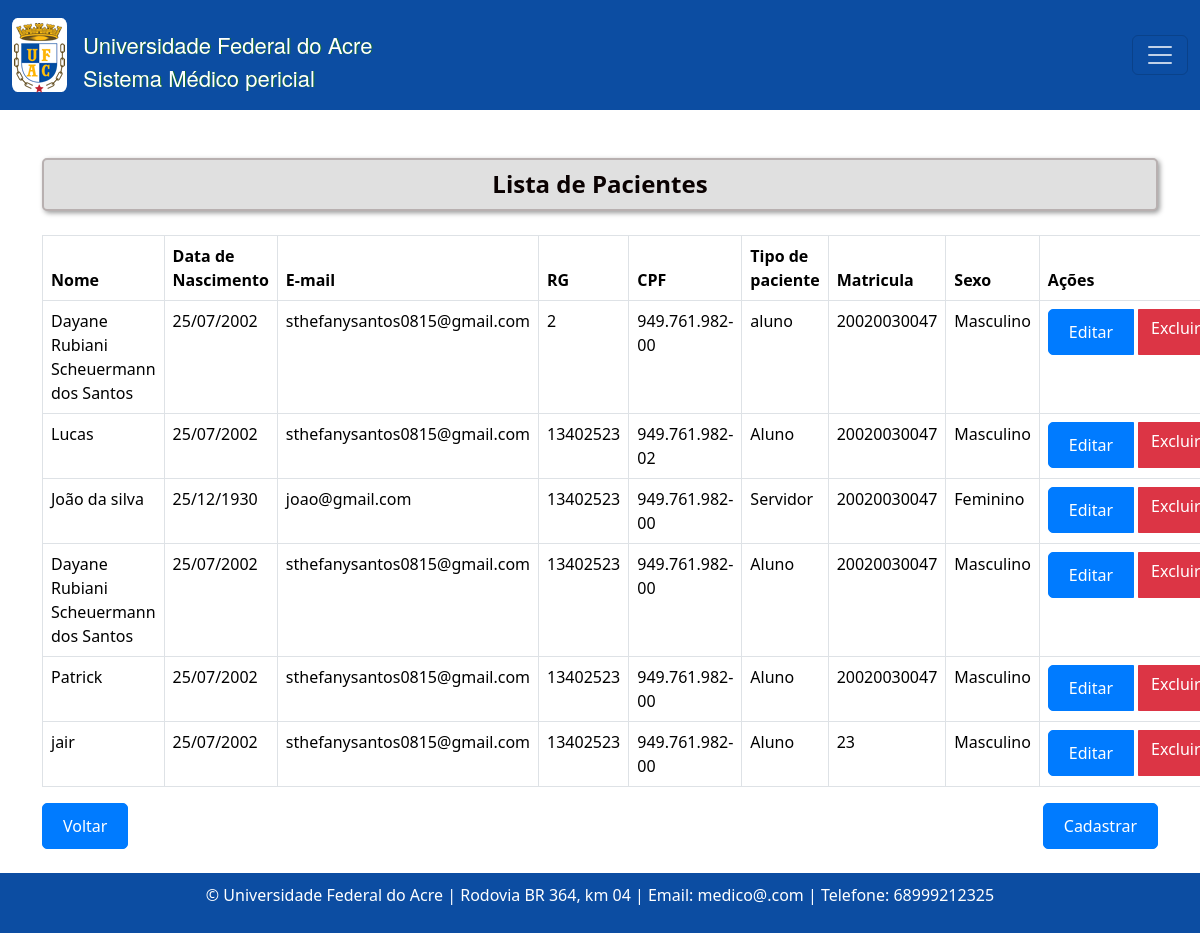
The app's page /pacientes/, older data.
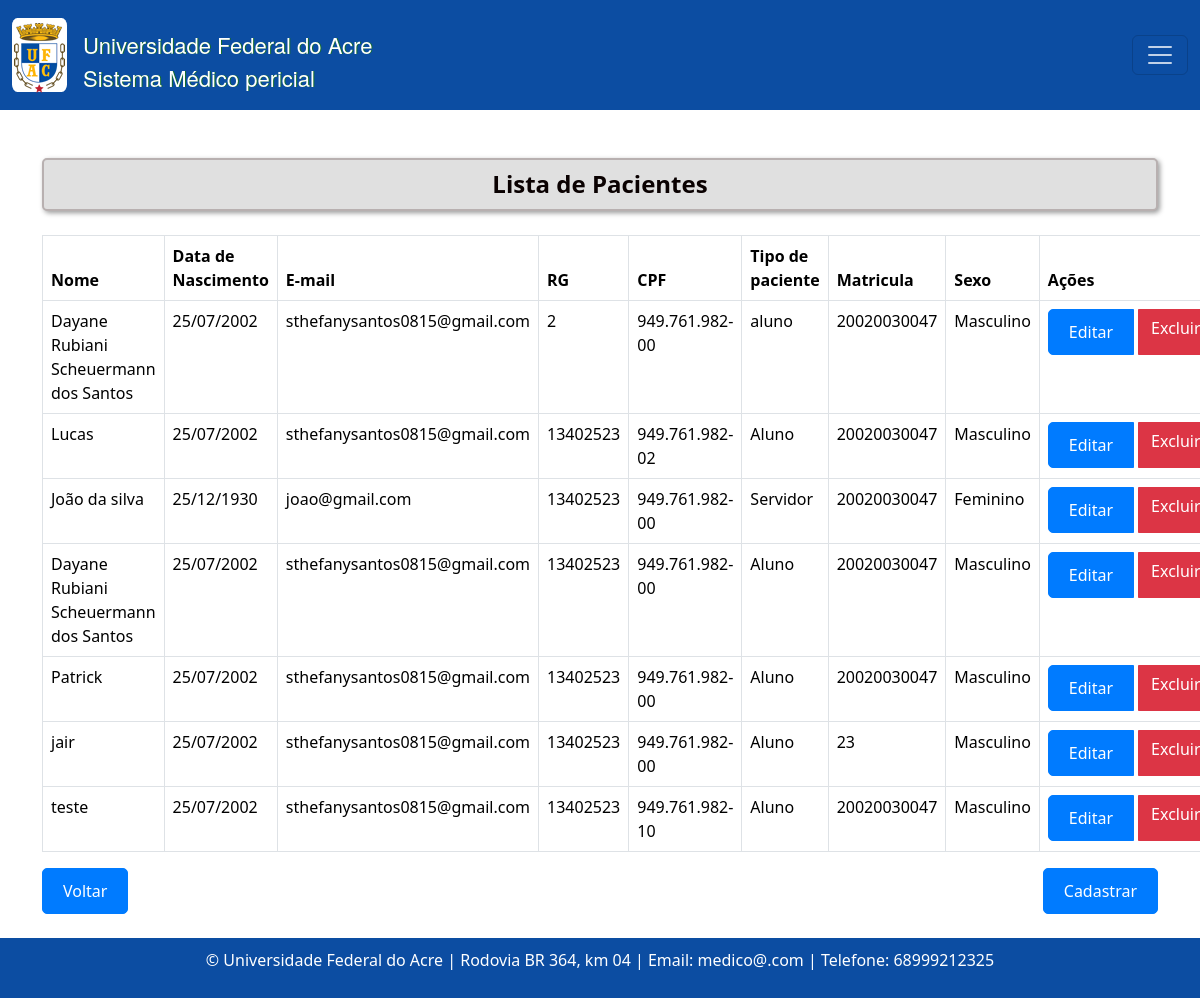
The same page, newer data.
### consulta/models.py (models this page shows, shortened)
class Paciente(models.Model):
    nome = models.CharField(max_length=100)
    data_nascimento = models.DateField()
    email = models.EmailField()
    rg = models.CharField(max_length=20)
    cpf = models.CharField(max_length=14)
    sexo = models.CharField(max_length=1, choices=[('M', 'Masculino'), ('F', 'Feminino')])
    matricula = models.CharField(max_length=20)
    TIPO_PACIENTE_CHOICES = [
        ('Aluno', 'Aluno'),
        ('Servidor', 'Servidor'),
        ('Outro', 'Outro'),
    ]
    tipo_paciente = models.CharField(max_length=20, choices=TIPO_PACIENTE_CHOICES)
    cargo_funcao = models.CharField(max_length=50, default='', blank=True, null=True,)
    cep = models.CharField(max_length=9)
    cidade = models.CharField(max_length=50)
    bairro = models.CharField(max_length=50, default='')
    uf = models.CharField(max_length=2)
    numero = models.CharField(max_length=10)
    ddd_telefone = models.CharField(max_length=3)
    complemento = models.CharField(max_length=100, blank=True, null=True, default='')  # Adicionando o valor padrão aqui

### consulta/views.py (the view)
# urls.py: path('pacientes/', listar_pacientes, name= 'pacienteListagem' ),
def listar_pacientes(request):
    pacientes = Paciente.objects.all()
    return render(request, 'consultas/listagem_pacientes.html', {'pacientes': pacientes})

### templates/consultas/listagem_pacientes.html (shortened to what this page needs)
{% extends "base.html" %}
{% block content %}
  <h4 class="text-center mb-4 custom-title">Lista de Pacientes</h4>
  <table class="table table-bordered">
    <thead>
      <tr>
        <th>Nome</th>
        <th>Data de Nascimento</th>
        <th>E-mail</th>
        <th>RG</th>
        <th>CPF</th>
        <th>Tipo de paciente</th>
        <th>Matricula</th>
        <th>Sexo</th>
        <th>Ações</th>
      </tr>
    </thead>
    <tbody>
      {% for paciente in pacientes %}
      <tr class="paciente-row">
        <td>{{ paciente.nome }}</td>
        <td>{{ paciente.data_nascimento | date:"d/m/Y "}}</td>
        <td>{{ paciente.email }}</td>
        <td>{{ paciente.rg }}</td>
        <td>{{ paciente.cpf }}</td>
        <td>{{ paciente.tipo_paciente }}</td>
        <td>{{ paciente.matricula }}</td>
        <td>{{ paciente.get_sexo_display }}</td>
        <td>
          <div class="btn-group" role="group" aria-label="Ações">
            <a href="{% url 'pacienteEditar' paciente.id %}" class="btn btn-primary">Editar</a>
            <a href="{% url 'pacienteExcluir' paciente.id %}" class="btn btn-danger ms-1">Excluir</a>
        </div>
        </td>
      </tr>
      {% endfor %}
    </tbody>
  </table>
  <div class="d-flex justify-content-between">
    <a class="btn btn-primary" href="{% url 'home' %}">Voltar</a>
    <a class="btn btn-primary" href="{% url 'pacienteCreate'  %}">Cadastrar</a>
  </div>
{% endblock %}

Row changes from the older to the newer data that the page shows:
added Paciente: nome "teste", data_nascimento "25/07/2002", email "sthefanysantos0815@gmail.com", rg "13402523", cpf "949.761.982-10", tipo_paciente "Aluno", matricula "20020030047", sexo "Masculino"
